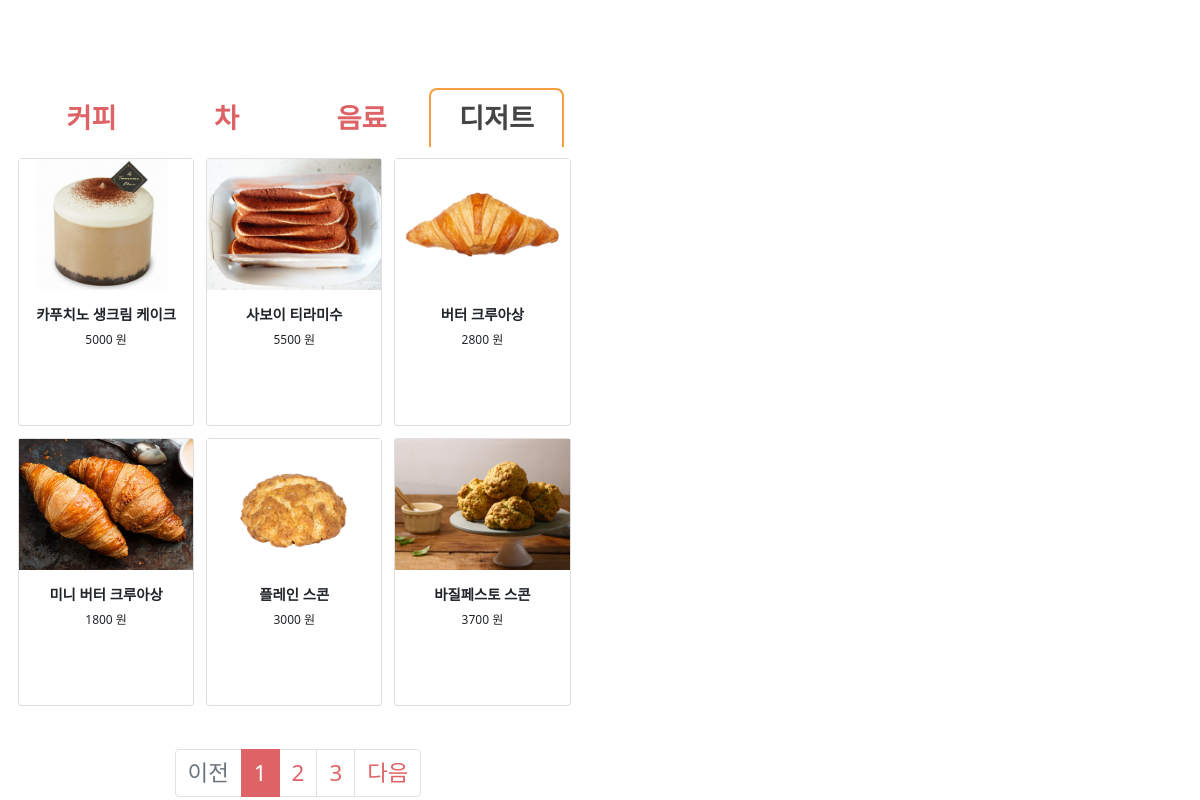
/menu4/, run on the app's committed database.
### main/models.py (models this page shows, shortened)
class List(models.Model):
    food_num = models.BigAutoField(primary_key=True)
    food_name = models.CharField(max_length=200, null=False)
    price = models.IntegerField(default=0, null=False)
    food_explain = models.TextField(max_length=2000, blank=True, null=True)
    allergy = models.CharField(max_length=250, null=True, blank=True)
    category = models.CharField(max_length=250, null=False)
    image = models.ImageField(upload_to='static/menuimg/', blank=True, null=True)

### main/views.py (the view)
# urls.py: path('menu4/', views.Menu4, name='menu4'),
@xframe_options_sameorigin
def Menu4(request):
    q = List.objects.values_list('category', flat=True).distinct()
    page = request.GET.get('page', '1')  # 페이지
    dessert_category = List.objects.filter(category='디저트')
    dessert_paginator = Paginator(dessert_category, 6)  # 페이지당 n개씩 보여주기
    dessert_page_obj = dessert_paginator.get_page(page)
    context = {
        'dessert_category':dessert_page_obj,
        'q':q,
        }
    return render(request, 'menu4.html', context)

### templates/menu4.html (shortened to what this page needs)
{% extends "base.html" %}
{% load static %}
{% block content %}
<body>
    <ul class="nav nav-tabs nav-justified">
        <li class="nav-item">
            <a class="nav-link" href="{% url 'kiosk:menu1' %}">커피</a>
        </li>
        <li class="nav-item">
            <a class="nav-link" href="{% url 'kiosk:menu2' %}">차</a>
        </li>
        <li class="nav-item">
            <a class="nav-link" href="{% url 'kiosk:menu3' %}">음료</a>
        </li>
        <li class="nav-item">
            <a class="nav-link active" href="{% url 'kiosk:menu4' %}">디저트</a>
        </li>
    </ul>
    <div class="container">
        <div class="tab-content">
            <div class="tab-pane active" id="디저트">
            {% if dessert_category %}
            {% for dessert in dessert_category%}
                <div class="list-box">
                    <div class="card h-100" type="button" value='innerHTML' onclick="addRow('{{dessert.food_name}}', '{{dessert.price}}')">
                        {% if dessert.image  %}
                            <img style="aspect-ratio: 4 / 3; object-fit: contain;" src="{{dessert.image.url}}" alt="" >
                        {% else %}
                            <img class="card-img-top" src="https://dummyimage.com/450x300/dee2e6/6c757d.jpg" alt="..." />
                        {% endif %}
                        <div class="card-body p-4">
                            <div class="text-center">
                                <h5 class="fw-bolder">{{dessert.food_name}}</h5>
                                <p class="fw-lighter">{{dessert.price}} 원</p>
                            </div>
                        </div>
                    </div>
                </div>
            {% endfor %}
            {% endif %}
                <div class="paging">
                    <ul class="pagination justify-content-center">
                        {% if dessert_category.has_previous %}
                        <li class="page-item">
                            <a class="page-link" href="?page={{ dessert_category.previous_page_number }}">이전</a>
                        </li>
                        {% else %}
                        <li class="page-item disabled">
                            <a class="page-link" tabindex="-1" aria-disabled="true" href="#">이전</a>
                        </li>
                        {% endif %}
                        {% for page_number in dessert_category.paginator.page_range %}
                        {% if page_number == dessert_category.number %}
                        <li class="page-item active" aria-current="page">
                            <a class="page-link" href="?page={{ page_number }}">{{ page_number }}</a>
                        </li>
                        {% else %}
                        <li class="page-item">
                            <a class="page-link" href="?page={{ page_number }}">{{ page_number }}</a>
                        </li>
                        {% endif %}
                        {% endfor %}
                        {% if dessert_category.has_next %}
                        <li class="page-item">
                            <a class="page-link" href="?page={{ dessert_category.next_page_number }}">다음</a>
                        </li>
                        {% else %}
                        <li class="page-item disabled">
                            <a class="page-link" tabindex="-1" aria-disabled="true" href="#">다음</a>
                        </li>
                        {% endif %}
                    </ul>
                </div>
            </div>
        </div>
    </div>
</body>
{% endblock %}

### static/stylesheets/base.css (style rules this page uses)
body { font-family : "Lucida Grande", Vardana, Arial, sans-serif; font-size : 12px; }

### static/stylesheets/menu.css (style rules this page uses)
* { margin: 0; padding: 0; text-align: center; }
* { margin:0; padding:0; }
a { text-decoration:none; }
.container { width: 50%; height: 77%; position: absolute; bottom: 4%; left: 0; }
div .list-box { float: left; width: 32%; height: 280px; flex: 800%; padding: 1%; }
ul { list-style:none; }
a { text-decoration:none; color:#333; }
.paging { position: relative; right: 30px; }

### data on the page
List: image (picture), food_name "카푸치노 생크림 케이크", price "5000"
List: image (picture), food_name "사보이 티라미수", price "5500"
List: image (picture), food_name "버터 크루아상", price "2800"
List: image (picture), food_name "미니 버터 크루아상", price "1800"
List: image (picture), food_name "플레인 스콘", price "3000"
List: image (picture), food_name "바질페스토 스콘", price "3700"

### other printed values
{{ page_number }} "1"
{{ page_number }} "2" "3"
